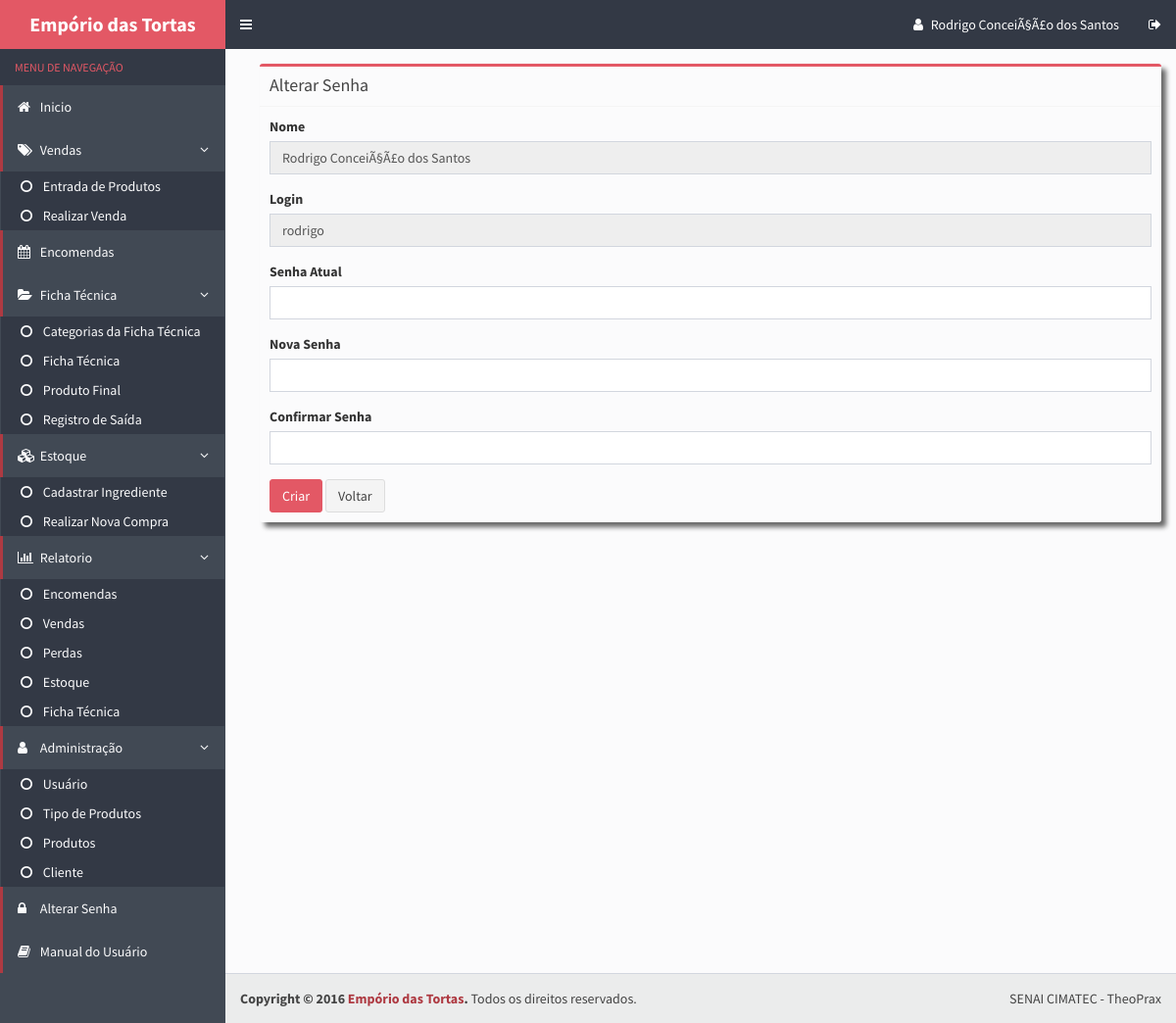
Before: /alterarsenha.php (signed in) with the older database file.
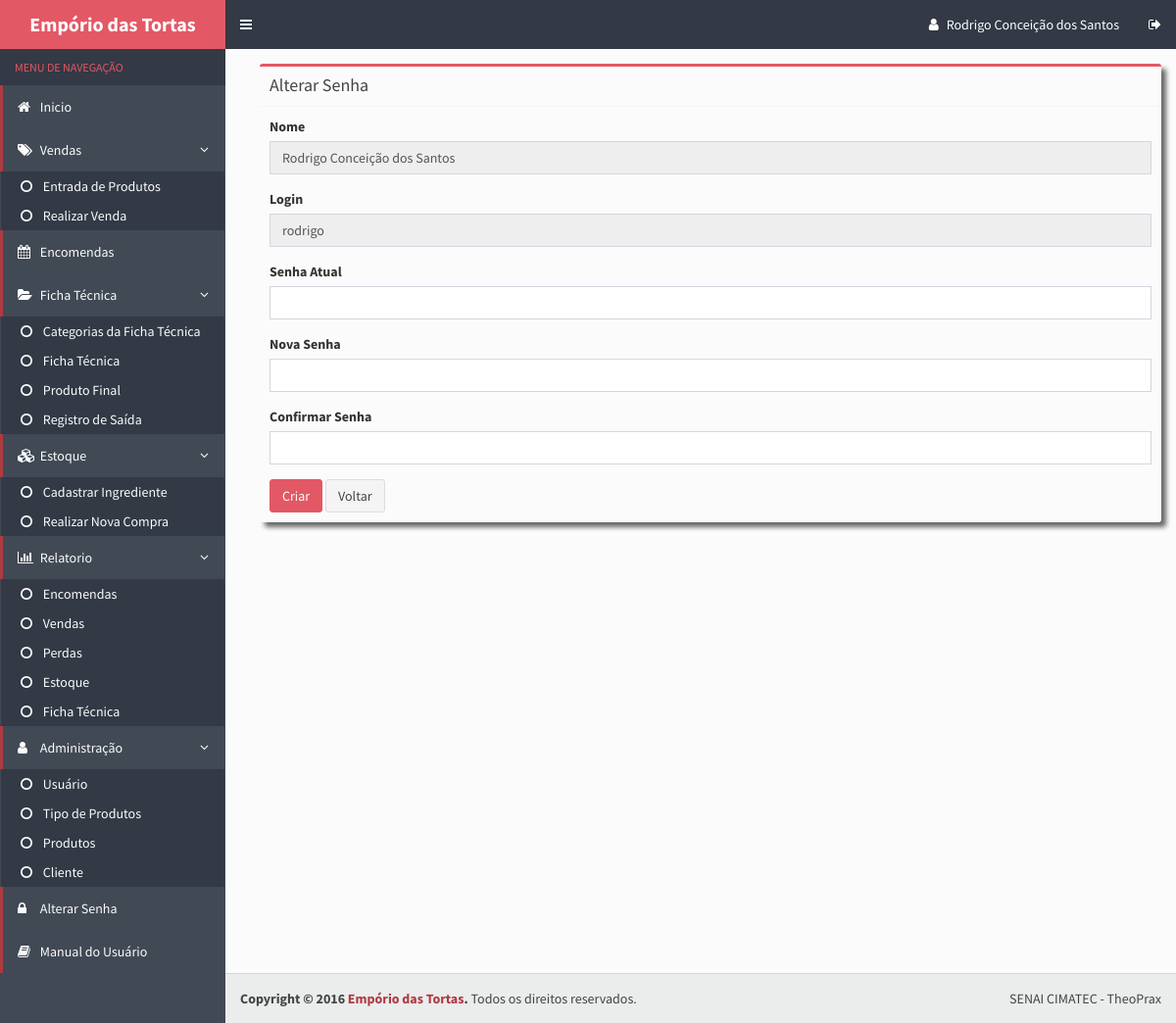
After: the same page with the newer database file.
### tables this page shows
CREATE TABLE IF NOT EXISTS `usuarios` (
  `cod_usuario` int(11) NOT NULL AUTO_INCREMENT,
  `name` varchar(100) NOT NULL,
  `cpf` varchar(14) NOT NULL,
  `email` varchar(100) NOT NULL,
  `mobile` varchar(100) NOT NULL,
  `login` varchar(50) NOT NULL,
  `senha` varchar(32) NOT NULL,
  `acesso` varchar(30) NOT NULL,
  PRIMARY KEY (`cod_usuario`),
  UNIQUE KEY `cpf` (`cpf`,`login`),
  UNIQUE KEY `cpf_2` (`cpf`)
);

### alterarsenha.php (the view, shortened to what the changed rows need)
<?php
    $id = $_SESSION['UsuarioID'];
    if ( !empty($_POST)) {
        $nova_senhaError = null;
        $confirmar_senhaError = null;
        $senha_atualError = null;
        $nova_senha = md5($_POST['nova_senha']);
        $confirmar_senha = md5($_POST['confirmar_senha']);
        $senha_atual = md5($_POST['senha_atual']);
        $valid = true;
        if (empty($nova_senha)) {
            $nova_senhaError = 'Por favor digite a Nova Senha!!';
            $valid = false;
        }
        if (empty($confirmar_senha)) {
            $confirmar_senhaError = 'Por favor Confirme a sua Nova Senha!';
            $valid = false;
        }
        if (empty($senha_atual)) {
            $senha_atualError = 'Por favor digite a sua Senha Atual!!';
            $valid = false;
        }
        $pdo = Database::connect();
        $pdo->setAttribute(PDO::ATTR_ERRMODE, PDO::ERRMODE_EXCEPTION);
        $sql = "SELECT * FROM usuarios where cod_usuario = '$id'";
        $q = $pdo->prepare($sql);
        $q->execute(array($id));
        $data = $q->fetch(PDO::FETCH_ASSOC);
        $senha_bd = $data['senha'];
        $nome = $data['name'];
        $login = $data['login'];
        Database::disconnect();
            if ( $senha_bd != $senha_atual) {
              echo "
              <script language='javascript' type='text/javascript'>
                  alert('Senha Atual não conhecidem.');
              </script>";
            } elseif ($nova_senha != $confirmar_senha){
              echo "
              <script language='javascript' type='text/javascript'>
                  alert('Nova Senha e Confirmar Senha não conhecidem.');
              </script>";
            } else {
              $pdo = Database::connect();
              $pdo->setAttribute(PDO::ATTR_ERRMODE, PDO::ERRMODE_EXCEPTION);
              $sql = "UPDATE usuarios  set senha = '$confirmar_senha' WHERE cod_usuario = '$id'";
              $q = $pdo->prepare($sql);
              $q->execute(array($confirmar_senha,$id));
              echo "
              <script language='javascript' type='text/javascript'>
                  alert('Senha alterada com sucesso!');
              </script>";
              Database::disconnect();
              header("Location: inicio.php");
            }
    } else {
        $pdo = Database::connect();
        $pdo->setAttribute(PDO::ATTR_ERRMODE, PDO::ERRMODE_EXCEPTION);
        $sql = "SELECT * FROM usuarios where cod_usuario = '$id'";
        $q = $pdo->prepare($sql);
        $q->execute(array($id));
        $data = $q->fetch(PDO::FETCH_ASSOC);
        $nome = $data['name'];
        $login = $data['login'];
    }
    ?>
<!DOCTYPE html>
<html>
  <head>
    <link rel="stylesheet" href="bootstrap/css/bootstrap.css">
    <link rel="stylesheet" href="https://maxcdn.bootstrapcdn.com/font-awesome/4.4.0/css/font-awesome.min.css">
    <link rel="stylesheet" href="https://code.ionicframework.com/ionicons/2.0.1/css/ionicons.min.css">
    <link rel="stylesheet" href="dist/css/AdminLTE.css">
    <link rel="stylesheet" href="dist/css/skins/skin-blue.css">
  </head>
  <body class="hold-transition skin-blue sidebar-mini">
    <div class="wrapper">
      <?php include_once("includes/header.php") ?>
      <?php include_once("includes/menu.php") ?>
      <div class="content-wrapper">
        <section class="content">
          <div class="row">
            <div class="col-md-12">
              <div class="box box-warning">
                <div class="box-body">
                  <form  action="alterarsenha.php?id=<?php echo $id?>" method="post">
                    <div class="form-group">
                      <label>Nome</label>
                      <input type="text" class="form-control" disabled name="nome" value="<?php echo !empty($nome)?$nome:'';?>">
                    </div>
                    <div class="form-group">
                      <label>Login</label>
                      <input disabled name="login" class="form-control" type="text" placeholder="" value="<?php echo !empty($login)?$login:'';?>">
                    </div>
                  </form>
                </div>
              </div>
            </div>
          </div>
        </section>
      </div>
  </body>
</html>

### includes/header.php (shortened to what the changed rows need)
<header class="main-header">
        <nav class="navbar navbar-static-top" role="navigation">
          <div class="navbar-custom-menu">
            <ul class="nav navbar-nav">
              <li class="dropdown user user-menu">
                <a href="inicio.php">
                <i class="fa fa-user"></i>
                  <span class="hidden-xs"><?php echo $_SESSION['UsuarioNome'];?></span>
                </a>
              </li>
            </ul>
          </div>
        </nav>
      </header>

Changed rows visible on the page:
changed usuarios "rodrigo": nome "Rodrigo ConceiÃ§Ã£o dos Santos" → "Rodrigo Conceição dos Santos"
Other visible differences:
$_SESSION['UsuarioNome']: "Rodrigo ConceiÃ§Ã£o dos Santos" → "Rodrigo Conceição dos Santos"
